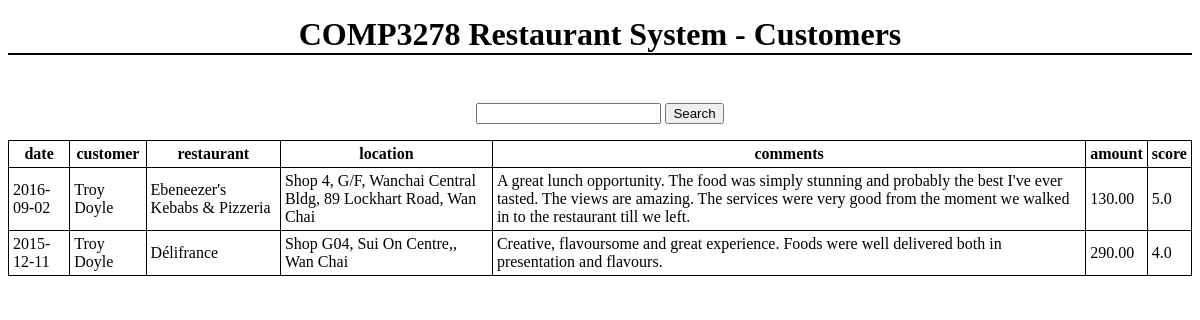
Screenshot of /visits.php?customer=3 with the database file from the repository.
### tables this page shows
CREATE TABLE IF NOT EXISTS `visits` (
  `visit_id` int(11) NOT NULL DEFAULT '0',
  `customer_id` int(11) NOT NULL,
  `restaurant_id` int(11) NOT NULL,
  `branch_no` int(11) NOT NULL,
  `date` date NOT NULL,
  `comments` text,
  `amount` decimal(10,2) DEFAULT NULL,
  `score` decimal(2,1) DEFAULT NULL,
  PRIMARY KEY (`visit_id`),
  KEY `restaurant_id` (`restaurant_id`,`branch_no`),
  KEY `customer_id` (`customer_id`)
);

CREATE TABLE IF NOT EXISTS `customers` (
  `customer_id` int(11) NOT NULL DEFAULT '0',
  `name` varchar(80) NOT NULL,
  `birthday` date NOT NULL,
  PRIMARY KEY (`customer_id`)
);

CREATE TABLE IF NOT EXISTS `restaurants` (
  `restaurant_id` int(11) NOT NULL DEFAULT '0',
  `name` varchar(80) NOT NULL,
  PRIMARY KEY (`restaurant_id`)
);

CREATE TABLE IF NOT EXISTS `branches` (
  `restaurant_id` int(11) NOT NULL DEFAULT '0',
  `branch_no` int(11) NOT NULL,
  `location` varchar(256) NOT NULL,
  `seats` int(11) NOT NULL,
  PRIMARY KEY (`restaurant_id`,`branch_no`)
);

### visits.php (the view, shortened to what this page needs)
<!doctype html>
<html>
  <head>
  </head>
  <body>
    <h1>COMP3278 Restaurant System - Customers</h1>
    <?php
    try {
      echo '<form action="visits.php" method="get">
        <input type="search" name="comments">
        <input type="submit" value="Search">
      </form>';
      $mysqli = new mysqli( $db_config['host'],
                      $db_config['user'],
                      $db_config['pass'],
                      $db_config['name'] );
      $mysqli->set_charset( 'utf8' );
	  $restaurant = null;
	  $customer = null;
	  $sqlCode = "SELECT V.date, C.name, R.name AS restaurant, B.location, V.comments, V.amount, V.score
FROM visits V
LEFT OUTER JOIN customers C
ON V.customer_id = C.customer_id
LEFT OUTER JOIN restaurants R
ON V.restaurant_id = R.restaurant_id
LEFT OUTER JOIN branches B
ON (V.restaurant_id = B.restaurant_id AND V.branch_no = B.branch_no)";
		if ( isSet( $_GET['customer'] ) ) {
			$customer = $_GET['customer'];
			$sqlCode = $sqlCode . " WHERE C.customer_id = ?";
		}
		$sqlCode = $sqlCode . " ORDER BY V.date DESC";
		$stmt = $mysqli->prepare($sqlCode);
		if ( isSet( $_GET['customer'] ) )
			$stmt->bind_param('i', $customer);
		$stmt->bind_result($date, $customer, $restaurant, $location, $comments, $amount, $score);
		$stmt->execute();
		echo '<table><tr><th><b>date</b></th><th><b>customer</b></th><th><b>restaurant</b></th><th><b>location</b></th><th><b>comments</b></th><th><b>amount</b></th><th><b>score</b></th></tr>';
		while ($stmt->fetch()) {
			$date = htmlspecialchars($date);
			$customer = htmlspecialchars($customer);
			$restaurant = htmlspecialchars($restaurant);
			$location = htmlspecialchars($location);
			$comments = htmlspecialchars($comments);
			$amount = htmlspecialchars($amount);
			$score = htmlspecialchars($score);
			echo "<tr><td>$date</td><td>$customer</td><td>$restaurant</td><td>$location</td><td>$comments</td><td>$amount</td><td>$score</td></tr>";
		}
		echo '</table>';
    } catch ( Exception $e ) {
      echo $e->getMessage();
    }
  ?>
  </body>
</html>

### visits.php (style rules this page uses)
h1:first-child { margin: 0.5em 0 1.5em; border-bottom: 2px solid black; }
h1, h2 { text-align: center; }
form { text-align: center; margin: 0 auto 1em; }
table { border-collapse: collapse; margin: 0 auto; }
th, td { border: 1px solid black; padding: 0.25em; }

### rows the page displays
visits: date "2016-09-02", customer.name "Troy Doyle", restaurants.name "Ebeneezer's Kebabs & Pizzeria", branches.location "Shop 4, G/F, Wanchai Central Bldg, 89 Lockhart Road, Wan Chai", comments "A great lunch opportunity. The food was simply stunning and probably the best I've ever tasted. The views are amazing. The services were very good from the moment we walked in to the restaurant till we left.", amount "130.00", score "5.0"
visits: date "2015-12-11", customer.name "Troy Doyle", restaurants.name "Délifrance", branches.location "Shop G04, Sui On Centre,, Wan Chai", comments "Creative, flavoursome and great experience. Foods were well delivered both in presentation and flavours.", amount "290.00", score "4.0"
